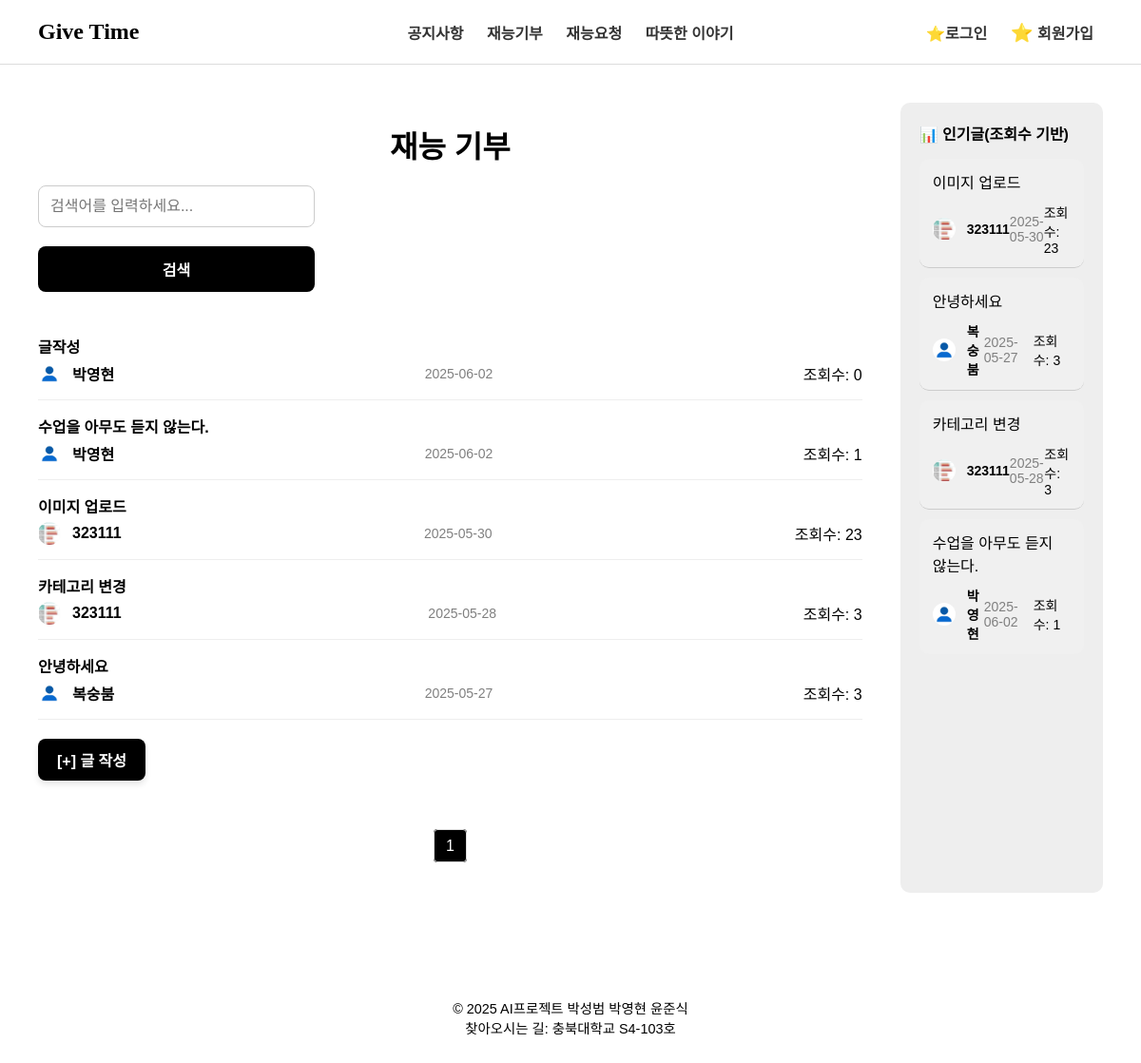
The page /posts/donation/ on the database as committed earlier.
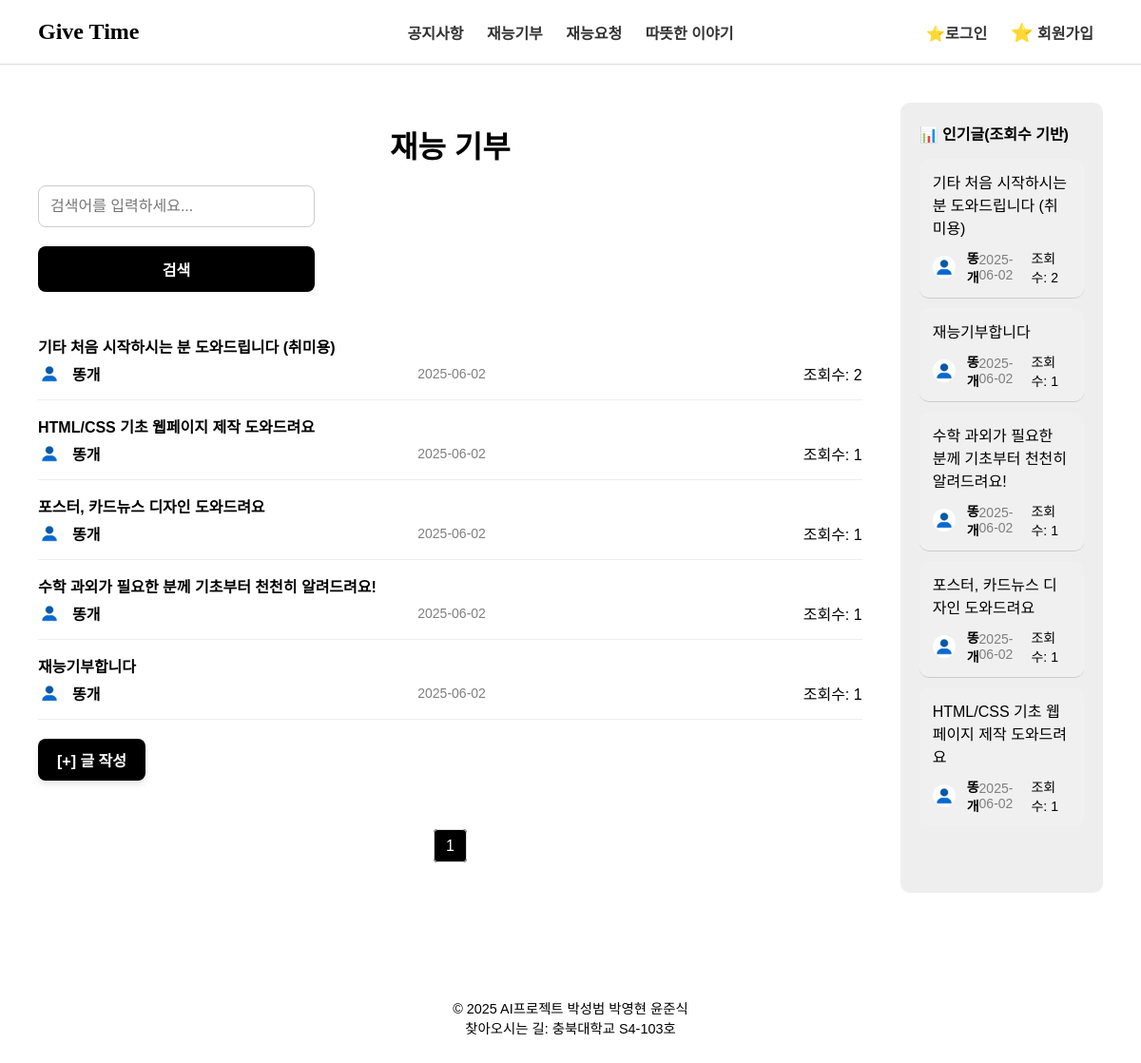
The same page on the database as committed later.
### posts/models.py (models this page shows, shortened)
class Post(models.Model):
    POST_TYPE_CHOICES = [
        ('donation', '재능 기부'),
        ('request', '재능 요청'),
        ('story', '따뜻한 이야기'),
        ('announcement', '공지사항'),
    ]
    CATEGORY_CHOICES = [
        ('education', '교육'),
        ('it', 'IT/개발'),
        ('design', '디자인'),
        ('etc', '기타'),
    ]
    title = models.CharField(max_length=200)
    content = models.TextField()
    post_type = models.CharField(max_length=20, choices=POST_TYPE_CHOICES)
    category = models.CharField(max_length=20, choices=CATEGORY_CHOICES, blank=True, null=True)
    author = models.ForeignKey(settings.AUTH_USER_MODEL, on_delete=models.CASCADE)
    created_at = models.DateTimeField(auto_now_add=True)
    views = models.PositiveIntegerField(default=0)
    image = models.ImageField(upload_to='post_images/', null=True, blank=True)

### account/models.py (models this page shows, shortened)
class CustomUser(AbstractBaseUser, PermissionsMixin):
    email = models.EmailField(unique=True)
    nickname = models.CharField(max_length=30, unique = True) # 닉네임 중복 불가
    location = models.CharField(max_length=100)
    profile_image = models.ImageField(upload_to='profile_images/', null=True, blank=True)
    about = models.TextField(blank=True, null=True)  # 소개글
    skills = models.TextField(blank=True, null=True)  # 기술 목록
    services = models.TextField(blank=True, null=True)  # 서비스 목록
    is_active = models.BooleanField(default=True)
    is_staff = models.BooleanField(default=False)
    objects = CustomUserManager()
    USERNAME_FIELD = 'email'
    REQUIRED_FIELDS = ['nickname']

### posts/views.py (the view)
# urls.py: path('<str:post_type>/', views.post_list, name='post_list'),
def post_list(request, post_type):
    if post_type not in VALID_POST_TYPES:
        return render(request, '404.html')
    query = request.GET.get('q', '')  # 검색어 파라미터 (없으면 빈 문자열)
    posts = Post.objects.filter(post_type=post_type)
    if query:
        posts = posts.filter(title__icontains=query)  # 제목에 검색어 포함된 게시글만 필터
    posts = posts.order_by('-created_at')
    paginator = Paginator(posts, 10)
    page_number = request.GET.get('page')
    page_obj = paginator.get_page(page_number)
    popular_posts = Post.objects.filter(post_type=post_type, views__gt=0).order_by('-views')[:5]
    return render(request, 'posts/post_list.html', {
        'page_obj': page_obj,
        'popular_posts': popular_posts,
        'post_type': post_type,
        'query': query,  # 템플릿에서 입력값 유지
    })

### posts/templates/posts/post_list.html (shortened to what this page needs)
{% load static %}
<!DOCTYPE html>
<html lang="ko">
<head>
  <link rel="stylesheet" href="{% static 'posts/board.css' %}" />
</head>
<body>
  <div id="header">{% include 'main/header.html' %}</div>
  <div class="container">
    <div class="main">
      <h1>
        {% if post_type == 'donation' %} 재능 기부
        {% elif post_type == 'request' %} 재능 요청
        {% elif post_type == 'story' %} 따뜻한 이야기
        {% elif post_type == 'announcement' %} 공지사항
        {% endif %}
      </h1>
      <div class="search-bar">
        <form method="get">
          <input type="text" name="q" placeholder="검색어를 입력하세요..." value="{{ query }}" />
          <button type="submit">검색</button>
        </form>
      </div>
      {% for post in page_obj %}
      <div class="card">
        <a href="{% url 'post_detail' post_type post.id %}">
          <div class="card-title">{{ post.title }}</div>
        </a>
        <div class="card-meta">
          <div class="author-info">
            {% if post.author.profile_image %}
              <a href="{% url 'mypage:view_profile' post.author.id %}">
                <img
                  src="{{ post.author.profile_image.url }}"
                  alt="작성자 프로필"
                  class="profile-img-small"
                />
              </a>
            {% else %}
              <a href="{% url 'mypage:view_profile' post.author.id %}">
                <img
                  src="{% static 'images/default_profile.png' %}"
                  alt="기본 프로필"
                  class="profile-img-small"
                />
              </a>
            {% endif %}
            <a href="{% url 'mypage:view_profile' post.author.id %}">
              <span class="author">{{ post.author.nickname }}</span>
            </a>
          </div>
          <span class="date">{{ post.created_at|date:"Y-m-d" }}</span>
          <span>조회수: {{ post.views }}</span>
        </div>
      </div>
      {% empty %}
      <p>등록된 게시글이 없습니다.</p>
      {% endfor %}
      {% if post_type != 'announcement' %}
        <a href="{% url 'post_create' post_type %}" class="create-btn">[+] 글 작성</a>
      {% endif %}
      <div class="pagination">
        {% for num in page_obj.paginator.page_range %}
          {% if page_obj.number == num %}
            <span class="active">{{ num }}</span>
          {% else %}
            <a href="?page={{ num }}">{{ num }}</a>
          {% endif %}
        {% endfor %}
      </div>
    </div>
    <aside class="sidebar">
      <div class="sidebar-title">📊 인기글(조회수 기반)</div>
      {% for post in popular_posts %}
      <div class="sidebar-card">
        <div class="sidebar-card-title">
          <a href="{% url 'post_detail' post_type post.id %}">{{ post.title }}</a>
        </div>
        <div class="sidebar-card-meta">
          <div class="author-info">
            {% if post.author.profile_image %}
              <a href="{% url 'mypage:view_profile' post.author.id %}">
                <img
                  src="{{ post.author.profile_image.url }}"
                  alt="작성자 프로필"
                  class="profile-img-small"
                />
              </a>
            {% else %}
              <a href="{% url 'mypage:view_profile' post.author.id %}">
                <img
                  src="{% static 'images/default_profile.png' %}"
                  alt="기본 프로필"
                  class="profile-img-small"
                />
              </a>
            {% endif %}
            <a href="{% url 'mypage:view_profile' post.author.id %}">
              <span class="author">{{ post.author.nickname }}</span>
            </a>
          </div>
          <span class="date">{{ post.created_at|date:"Y-m-d" }}</span>
          <span>조회수: {{ post.views }}</span>
        </div>
      </div>
      {% empty %}
      <p>인기글이 없습니다.</p>
      {% endfor %}
    </aside>
  </div>
  <div id="footer">{% include 'main/footer.html' %}</div>
</body>
</html>

Rows that differ between the two databases and show on the page:
removed Post: title "글작성", author.nickname "박영현", created_at "2025-06-02", views "0", shown under "재능 기부"
no longer on this page (row edited): Post: title "수업을 아무도 듣지 않는다.", author.nickname "박영현", created_at "2025-06-02", views "1"
no longer on this page (row edited): Post: title "이미지 업로드", author.profile_image (picture), author.nickname "323111", created_at "2025-05-30", views "23"
removed Post: title "카테고리 변경", author.profile_image (picture), author.nickname "323111", created_at "2025-05-28", views "3"
no longer on this page (row edited): Post: title "안녕하세요", author.nickname "복숭붐", created_at "2025-05-27", views "3"
added Post: title "기타 처음 시작하시는 분 도와드립니다 (취미용)", author.nickname "똥개", created_at "2025-06-02", views "2"
added Post: title "HTML/CSS 기초 웹페이지 제작 도와드려요", author.nickname "똥개", created_at "2025-06-02", views "1"
now on this page (row edited): Post: title "포스터, 카드뉴스 디자인 도와드려요", author.nickname "똥개", created_at "2025-06-02", views "1"
added Post: title "수학 과외가 필요한 분께 기초부터 천천히 알려드려요!", author.nickname "똥개", created_at "2025-06-02", views "1"
added Post: title "재능기부합니다", author.nickname "똥개", created_at "2025-06-02", views "1"
